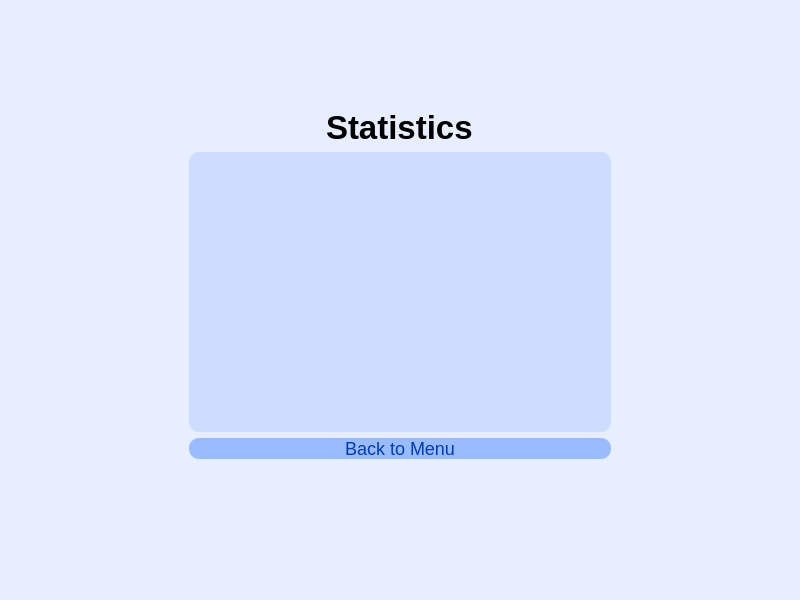
<?xml version="1.0" encoding="UTF-8"?>
<ui version="4.0">
 <class>RankWindow</class>
 <widget class="QMainWindow" name="RankWindow">
  <property name="geometry">
   <rect>
    <x>0</x>
    <y>0</y>
    <width>800</width>
    <height>600</height>
   </rect>
  </property>
  <property name="windowTitle">
   <string>MainWindow</string>
  </property>
  <property name="styleSheet">
   <string notr="true">background-color: #e6eeff;</string>
  </property>
  <widget class="QWidget" name="centralwidget">
   <layout class="QGridLayout" name="gridLayout">
    <item row="0" column="1">
     <spacer name="verticalSpacer">
      <property name="orientation">
       <enum>Qt::Orientation::Vertical</enum>
      </property>
      <property name="sizeType">
       <enum>QSizePolicy::Policy::Maximum</enum>
      </property>
      <property name="sizeHint" stdset="0">
       <size>
        <width>20</width>
        <height>100</height>
       </size>
      </property>
     </spacer>
    </item>
    <item row="1" column="2">
     <spacer name="horizontalSpacer_2">
      <property name="orientation">
       <enum>Qt::Orientation::Horizontal</enum>
      </property>
      <property name="sizeType">
       <enum>QSizePolicy::Policy::Maximum</enum>
      </property>
      <property name="sizeHint" stdset="0">
       <size>
        <width>180</width>
        <height>20</height>
       </size>
      </property>
     </spacer>
    </item>
    <item row="1" column="0">
     <spacer name="horizontalSpacer">
      <property name="orientation">
       <enum>Qt::Orientation::Horizontal</enum>
      </property>
      <property name="sizeType">
       <enum>QSizePolicy::Policy::Maximum</enum>
      </property>
      <property name="sizeHint" stdset="0">
       <size>
        <width>180</width>
        <height>20</height>
       </size>
      </property>
     </spacer>
    </item>
    <item row="1" column="1">
     <layout class="QVBoxLayout" name="verticalLayout">
      <item alignment="Qt::AlignmentFlag::AlignHCenter">
       <widget class="QLabel" name="label">
        <property name="font">
         <font>
          <pointsize>25</pointsize>
          <bold>true</bold>
         </font>
        </property>
        <property name="styleSheet">
         <string notr="true">color: black;</string>
        </property>
        <property name="text">
         <string>Statistics</string>
        </property>
       </widget>
      </item>
      <item>
       <widget class="QListWidget" name="listWidget">
        <property name="styleSheet">
         <string notr="true">border-radius: 10px;
background-color: #ccddff;
color: black;
padding-top: 20px;
font-weight: 600;
font-size: 20px;
font-family: &quot;Roboto&quot;;</string>
        </property>
       </widget>
      </item>
      <item>
       <widget class="QPushButton" name="pushButton">
        <property name="styleSheet">
         <string notr="true">QPushButton{
  font-family: &quot;Roboto&quot;, cursive, sans-serif;
  color: #003cb3;
  padding: 0.7em 1.7em;
  font-size: 18px;
  border-radius: 10px;
  background-color: #99bbff;
  margin-bottom: 10px;
}</string>
        </property>
        <property name="text">
         <string>Back to Menu</string>
        </property>
       </widget>
      </item>
     </layout>
    </item>
    <item row="2" column="1">
     <spacer name="verticalSpacer_2">
      <property name="orientation">
       <enum>Qt::Orientation::Vertical</enum>
      </property>
      <property name="sizeType">
       <enum>QSizePolicy::Policy::Maximum</enum>
      </property>
      <property name="sizeHint" stdset="0">
       <size>
        <width>20</width>
        <height>100</height>
       </size>
      </property>
     </spacer>
    </item>
   </layout>
  </widget>
  <widget class="QMenuBar" name="menubar">
   <property name="geometry">
    <rect>
     <x>0</x>
     <y>0</y>
     <width>800</width>
     <height>30</height>
    </rect>
   </property>
  </widget>
  <widget class="QStatusBar" name="statusbar"/>
 </widget>
 <resources/>
 <connections/>
</ui>
